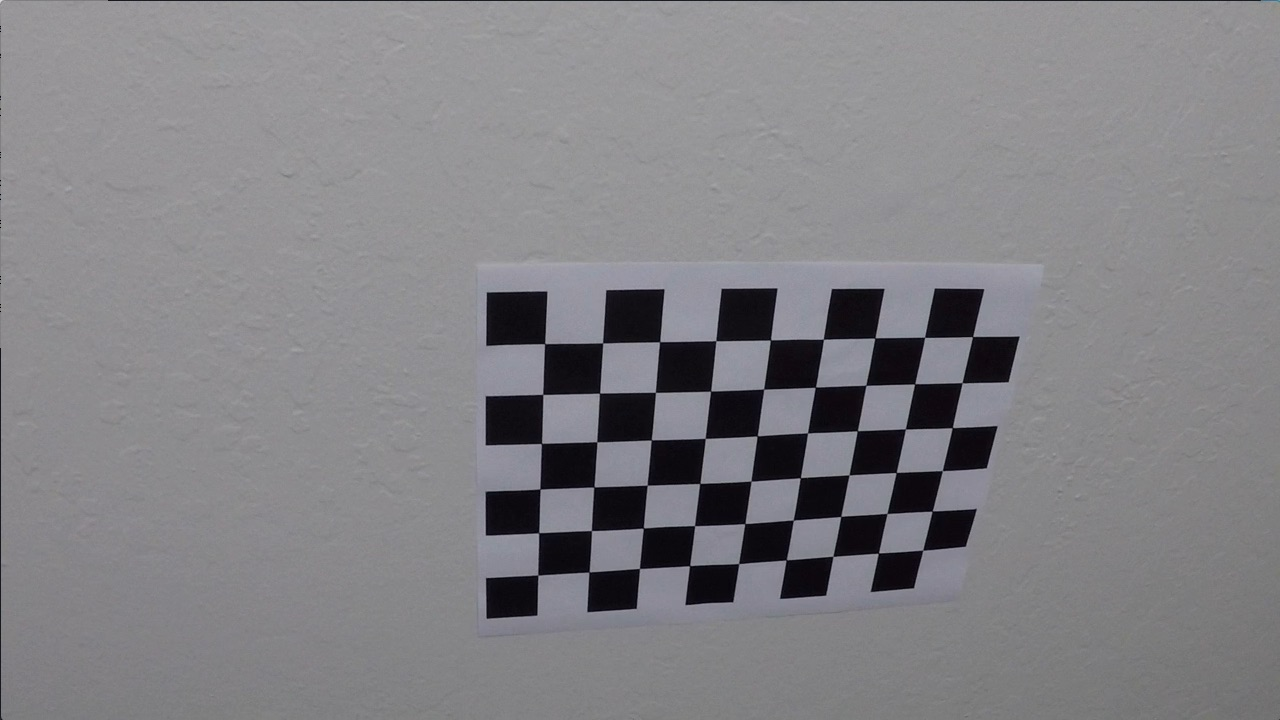
#> input picture CarND-Advanced-Lane-Lines/camera_cal/calibration10.jpg, 1280 x 720 px; its folder holds only this picture in this run
$ jupyter execute --allow-errors Test.ipynb   (shell and % lines are left out)   (older library calls are emulated)
#> lines starting #> are read from the running program, lines starting #| are printed output that depends on the picture; after the words box and inside, x2 and y2 are one past the last pixel; in counts of white or black regions, pixels touching at a corner belong together
Camera Calibration with OpenCV
===

[cell 1]
import cv2
import glob
import numpy as np
import matplotlib.pyplot as plt


# prepare object points, like (0,0,0), (1,0,0), (2,0,0) ....,(6,5,0)
objp = np.zeros((6*9,3), np.float32)
objp[:,:2] = np.mgrid[0:9, 0:6].T.reshape(-1,2)

# Arrays to store object points and image points from all the images.
objpoints = [] # 3d points in real world space
imgpoints = [] # 2d points in image plane.

# Make a list of calibration images
images = glob.glob('camera_cal/calibration*.jpg')

# Prepare plot images
plt.figure(figsize=(20, 20))
i = 0

# Step through the list and search for chessboard corners
for idx, fname in enumerate(images):
    img = cv2.imread(fname)
#> img is the input picture: shape (720, 1280, 3); mean B, G, R 133.1, 129.4, 130.2
    gray = cv2.cvtColor(img, cv2.COLOR_BGR2GRAY)

    # Find the chessboard corners
    ret, corners = cv2.findChessboardCorners(gray, (9,6), None)
#> ret = True; corners = 54 rows, first 8: [545.3, 343.1], [602.7, 342.8], [660.1, 341.3], [715.8, 340.7], [770.6, 340], [823.5, 339.2], [874.3, 338.5], [925.1, 337.4]

    # If found, add object points, image points
    if ret == True:
        objpoints.append(objp)
        imgpoints.append(corners)

        # Draw and display the corners
        cv2.drawChessboardCorners(img, (9,6), corners, ret)
#> img: shape (720, 1280, 3); 1.91% of pixels changed, all inside (x1, y1, x2, y2) = (532, 331, 980, 582)

        # Plot image
        plt.subplot(10, 3, i+1)
        i += 1
        plt.imshow(img)
        title = 'corners_found'+str(idx)+'.jpg'
        plt.title(title)
        plt.axis('off')
plt.show()

[cell 2]
import pickle

# Test undistortion on an image
img = cv2.imread('camera_cal/calibration1.jpg')
#> (the rest of this cell did not finish here and is left out)

### test undistortion

[cell 3]
import pickle

# Test undistortion on an image
img = cv2.imread('test_images/straight_lines1.jpg')
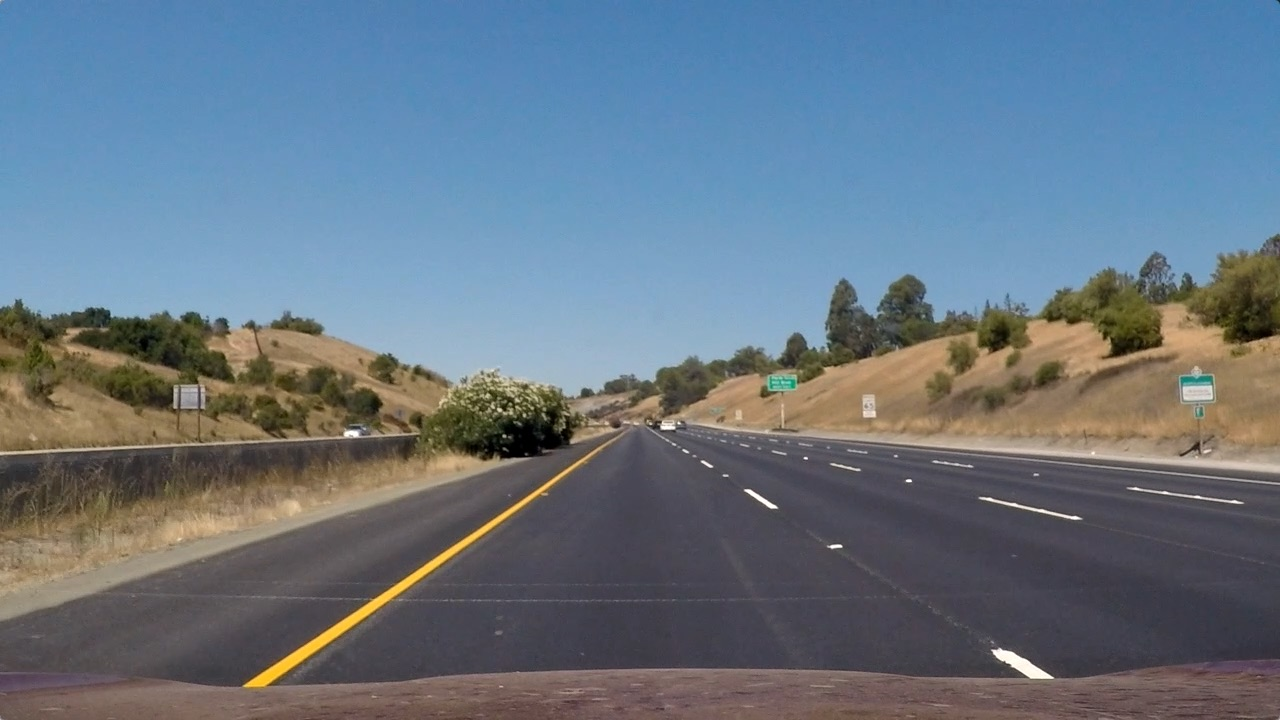
#> input picture CarND-Advanced-Lane-Lines/test_images/straight_lines1.jpg, 1280 x 720 px
#> img is the input picture: shape (720, 1280, 3); mean B, G, R 131.2, 117.7, 103.2
img_size = (img.shape[1], img.shape[0])

# Do camera calibration given object points and image points
ret, mtx, dist, rvecs, tvecs = cv2.calibrateCamera(objpoints, imgpoints, img_size,None,None)
#> ret = 0.68; mtx = [[1143.7, 0, 681.7], [0, 1109.2, 367.7], [0, 0, 1]]; dist = [[-0.515, 2.99, -0.00876, 0.00937, 1.41]]; rvecs = ([0.451, -0.252, 0.0361],); tvecs = ([-2.31, -0.422, 19.12],)


dst = cv2.undistort(img, mtx, dist, None, mtx)
cv2.imwrite('output_images/straight_lines1_undist.jpg',dst)

# Save the camera calibration result for later use (we won't worry about rvecs / tvecs)
dist_pickle = {}
dist_pickle["mtx"] = mtx
dist_pickle["dist"] = dist
pickle.dump( dist_pickle, open( "camera_cal.p", "wb" ) )

# Change BGR to RGB
dst = cv2.cvtColor(dst, cv2.COLOR_BGR2RGB)
img = cv2.cvtColor(img, cv2.COLOR_BGR2RGB)
# Visualize undistortion
f, (ax1, ax2) = plt.subplots(1, 2, figsize=(20,10))
ax1.imshow(img)
ax1.set_title('Original Image', fontsize=30)
ax2.imshow(dst)
ax2.set_title('Undistorted Image', fontsize=30)

### Pipeline (test images)

[cell 4]
# Define a function that undistort an image
def undist_img(img, mtx, dist):
    cv2.undistort(img, mtx, dist, None, mtx)

[cell 5]
def abs_sobel_thresh(img, orient='x', sobel_kernel=3, thresh=(0, 255)):
    # Calculate directional gradient
    # Apply threshold
    # Convert to grayscale
    gray = cv2.cvtColor(img, cv2.COLOR_RGB2GRAY)
    # Apply x or y gradient with the OpenCV Sobel() function
    # and take the absolute value
    if orient == 'x':
        abs_sobel = np.absolute(cv2.Sobel(gray, cv2.CV_64F, 1, 0, ksize=sobel_kernel))
    if orient == 'y':
        abs_sobel = np.absolute(cv2.Sobel(gray, cv2.CV_64F, 0, 1, ksize=sobel_kernel))
    # Rescale back to 8 bit integer
    scaled_sobel = np.uint8(255*abs_sobel/np.max(abs_sobel))
    # Create a copy and apply the threshold
    binary_output = np.zeros_like(scaled_sobel)
    # Here I'm using inclusive (>=, <=) thresholds, but exclusive is ok too
    binary_output[(scaled_sobel >= thresh[0]) & (scaled_sobel <= thresh[1])] = 1

    # Return the result
    return binary_output

def mag_thresh(img, sobel_kernel=3, mag_thresh=(0, 255)):
    # Calculate gradient magnitude
    # Apply threshold
    # Convert to grayscale
    gray = cv2.cvtColor(img, cv2.COLOR_RGB2GRAY)
    # Take both Sobel x and y gradients
    sobelx = cv2.Sobel(gray, cv2.CV_64F, 1, 0, ksize=sobel_kernel)
    sobely = cv2.Sobel(gray, cv2.CV_64F, 0, 1, ksize=sobel_kernel)
    # Calculate the gradient magnitude
    gradmag = np.sqrt(sobelx**2 + sobely**2)
    # Rescale to 8 bit
    scale_factor = np.max(gradmag)/255
    gradmag = (gradmag/scale_factor).astype(np.uint8)
    # Create a binary image of ones where threshold is met, zeros otherwise
    binary_output = np.zeros_like(gradmag)
    binary_output[(gradmag >= mag_thresh[0]) & (gradmag <= mag_thresh[1])] = 1

    # Return the binary image
    return binary_output

def dir_threshold(img, sobel_kernel=3, thresh=(0, np.pi/2)):
    # Calculate gradient direction
    # Apply threshold
    # Grayscale
    gray = cv2.cvtColor(img, cv2.COLOR_RGB2GRAY)
    # Calculate the x and y gradients
    sobelx = cv2.Sobel(gray, cv2.CV_64F, 1, 0, ksize=sobel_kernel)
    sobely = cv2.Sobel(gray, cv2.CV_64F, 0, 1, ksize=sobel_kernel)
    # Take the absolute value of the gradient direction, img
    # apply a threshold, and create a binary image result
    absgraddir = np.arctan2(np.absolute(sobely), np.absolute(sobelx))
    binary_output =  np.zeros_like(absgraddir)
    binary_output[(absgraddir >= thresh[0]) & (absgraddir <= thresh[1])] = 1

    # Return the binary image
    return binary_output

def hls_select(img, thresh=(0, 255)):
    hls = cv2.cvtColor(img, cv2.COLOR_RGB2HLS)
    s_channel = hls[:,:,2]
    binary_output = np.zeros_like(s_channel)
    binary_output[(s_channel > thresh[0]) & (s_channel <= thresh[1])] = 1
    return binary_output

[cell 6]
image = cv2.imread('test_images/test5.jpg')
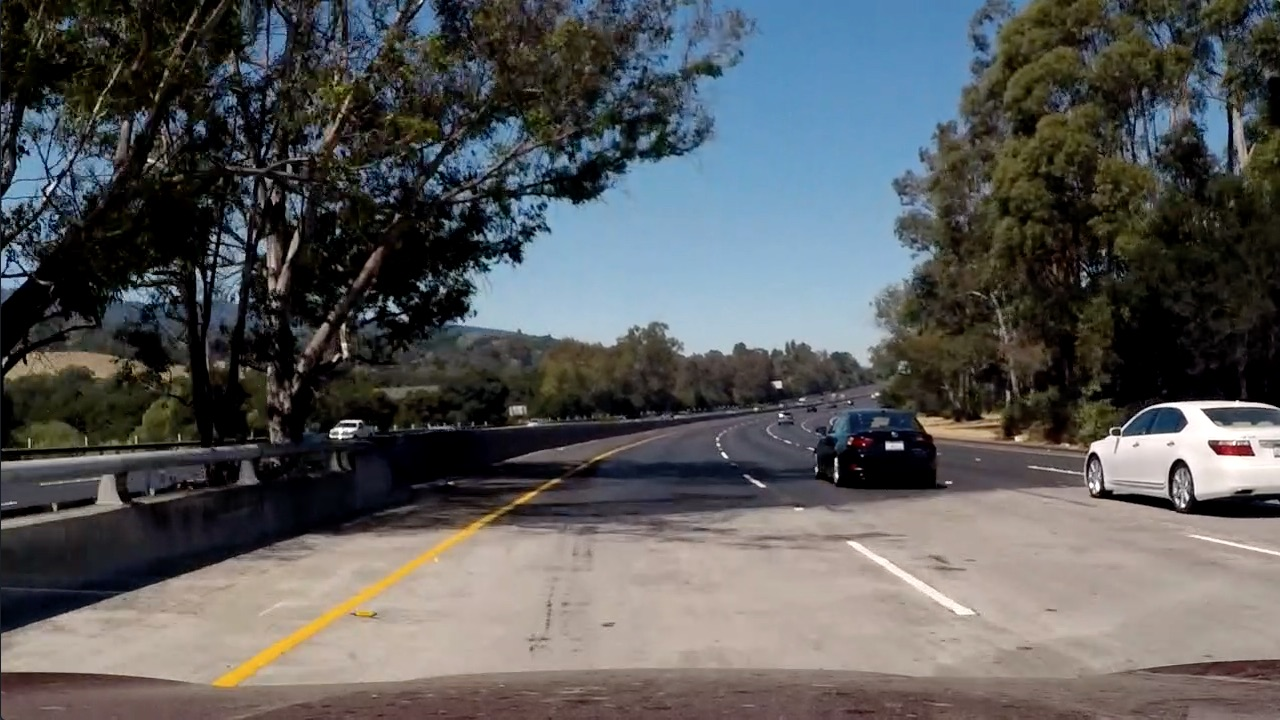
#> input picture CarND-Advanced-Lane-Lines/test_images/test5.jpg, 1280 x 720 px
#> image is the input picture: shape (720, 1280, 3); mean B, G, R 89.8, 89.3, 88.5
image = cv2.cvtColor(image, cv2.COLOR_BGR2RGB)
# Choose a Sobel kernel size
ksize = 15 # Choose a larger odd number to smooth gradient measurements

# Apply each of the thresholding functions
gradx = abs_sobel_thresh(image, orient='x', sobel_kernel=ksize, thresh=(20, 100))
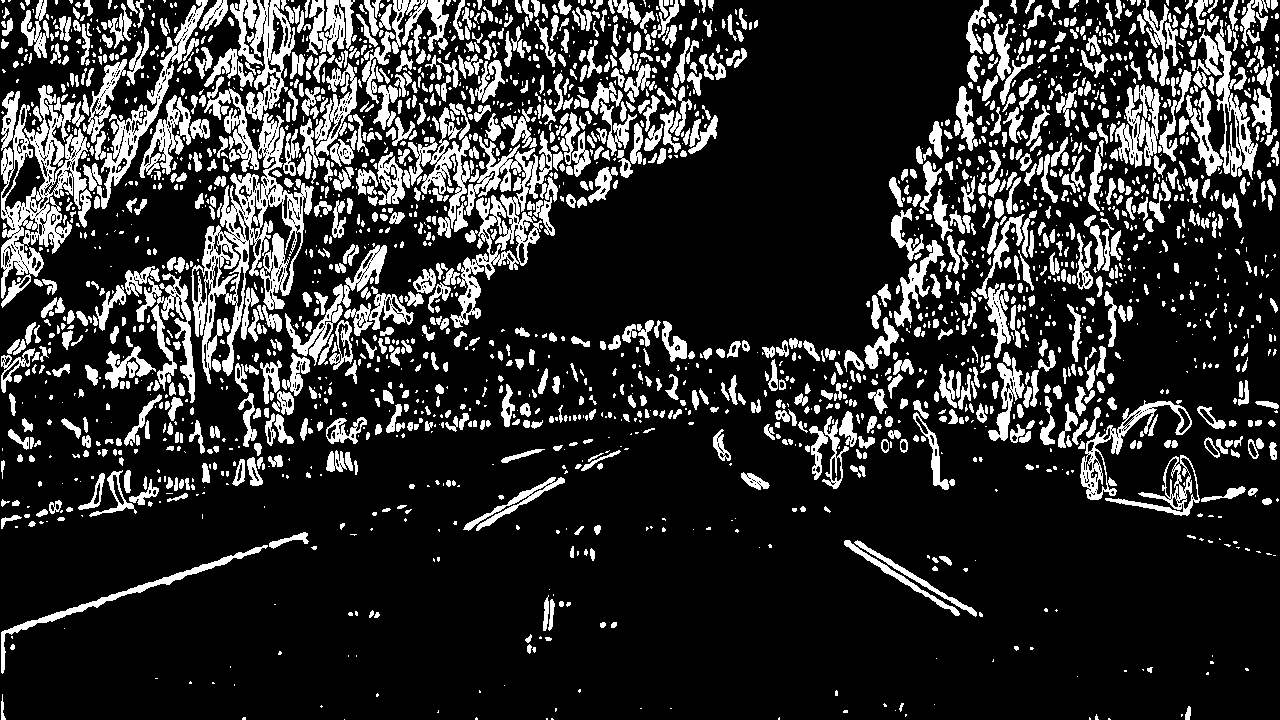
#> gradx: shape (720, 1280); values 0 (black) and 1 (white), 18.9% white; 2494 white regions (1265 under 20 px), largest, box (x1, y1, x2, y2) and area: (191, 113, 314, 384) 8809, (1, 85, 88, 308) 7452, (450, 131, 552, 328) 5499
grady = abs_sobel_thresh(image, orient='y', sobel_kernel=ksize, thresh=(20, 100))
#> grady: shape (720, 1280); values 0 (black) and 1 (white), 20% white; 2523 white regions (1258 under 20 px), largest, box (x1, y1, x2, y2) and area: (388, 383, 876, 474) 8913, (0, 474, 689, 637) 8657, (618, 472, 1087, 525) 5208
mag_binary = mag_thresh(image, sobel_kernel=ksize, mag_thresh=(30, 100))
#> in mag_thresh, `scale_factor = np.max(gradmag)/255`: scale_factor = 26750079.7
#> mag_binary: shape (720, 1280); values 0 (black) and 1 (white), 19.3% white; 1260 white regions (722 under 20 px), largest, box (x1, y1, x2, y2) and area: (412, 101, 898, 373) 19793, (192, 0, 408, 374) 13861, (755, 354, 1280, 522) 12576
dir_binary = dir_threshold(image, sobel_kernel=ksize, thresh=(0.7, 1.3))
#> dir_binary: shape (720, 1280) float64; values 0 (black) and 1 (white), 35.8% white; 6801 white regions (5222 under 20 px), largest, box (x1, y1, x2, y2) and area: (802, 529, 1152, 675) 10149, (687, 7, 897, 238) 9729, (534, 232, 734, 422) 7390
hls_binary = hls_select(image, thresh=(90, 255))
#> in hls_select, `s_channel = hls[:,:,2]`:
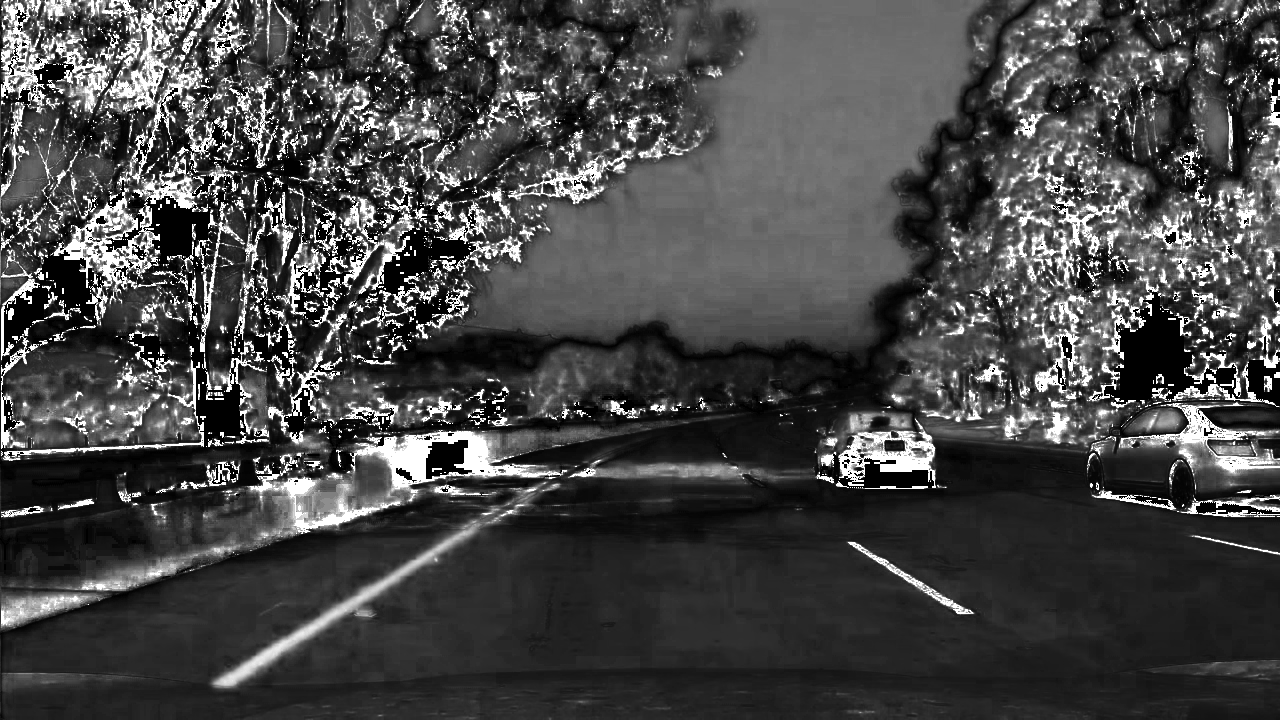
#> s_channel: shape (720, 1280); min 0, max 255, mean 70.1
#> hls_binary: shape (720, 1280); values 0 (black) and 1 (white), 27.7% white; 2827 white regions (2329 under 20 px), largest, box (x1, y1, x2, y2) and area: (489, 0, 984, 320) 85051, (972, 110, 1280, 444) 26973, (56, 430, 568, 591) 14027

combined = np.zeros_like(dir_binary)
combined[((gradx == 1) & (grady == 1)) | ((mag_binary == 1) & (dir_binary == 1)) | (hls_binary == 1)] = 1


f, ax = plt.subplots(4, 2, figsize=(24, 30))
f.tight_layout()
ax[0,0].imshow(image)
ax[0,0].set_title('Original Image', fontsize=50)
ax[0,1].imshow(combined, cmap='gray')
ax[0,1].set_title('Combined Image', fontsize=50)
ax[1,0].imshow(gradx, cmap='gray')
ax[1,0].set_title('Grad X Image', fontsize=50)
ax[1,1].imshow(grady, cmap='gray')
ax[1,1].set_title('Grad Y Image', fontsize=50)
ax[2,0].imshow(mag_binary, cmap='gray')
ax[2,0].set_title('Magnitude Image', fontsize=50)
ax[2,1].imshow(dir_binary, cmap='gray')
ax[2,1].set_title('Direction Image', fontsize=50)
ax[3,0].imshow(hls_binary, cmap='gray')
ax[3,0].set_title('HLS Image', fontsize=50)
plt.subplots_adjust(left=0., right=1, top=1, bottom=0.)
#> (the rest of the program and of its run is left out)
